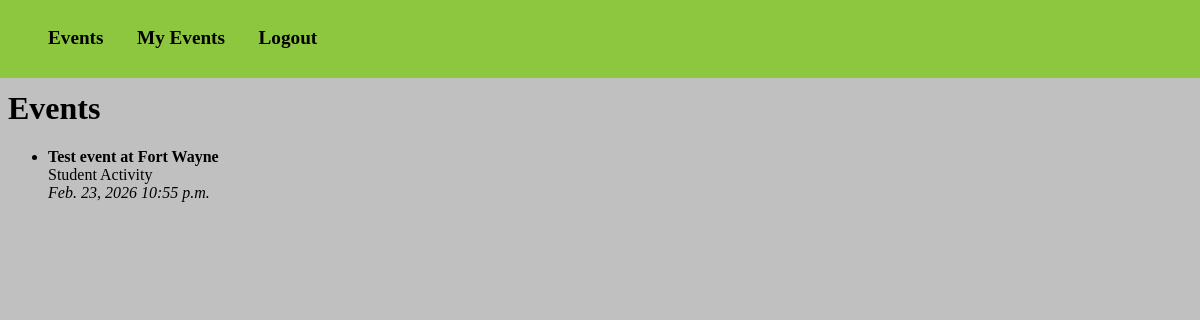
Before: /events/ (signed in) with the older database file.
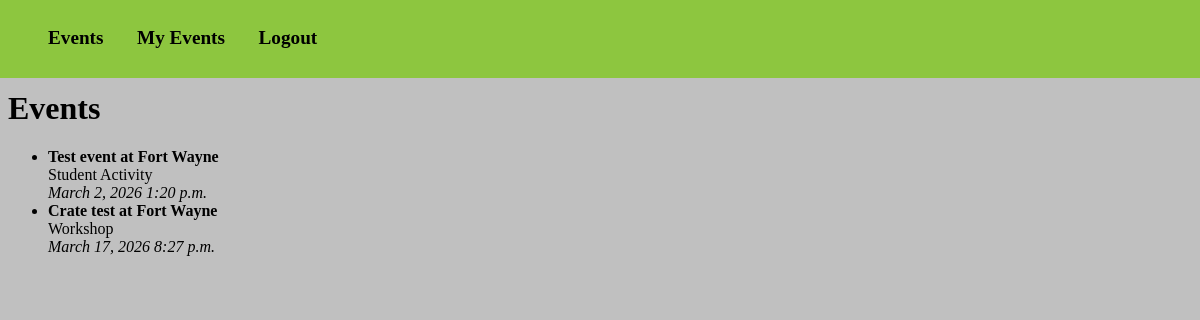
After: the same page with the newer database file.
### eventmanagment/models.py (models this page shows, shortened)
class Event(models.Model):
    CATEGORY_CHOICES = [
        ('meeting', 'Meeting'),
        ('workshop', 'Workshop'),
        ('activity', 'Student Activity'),
        ('conference', 'Conference'),
        ('', 'Seminar'),
        ('other', 'Other'),
    ]
    STATUS_CHOICES = [
        ('pending', 'Pending'),
        ('approved', 'Approved'),
        ('rejected', 'Rejected'),
        ('cancelled', 'Cancelled'),
    ]
    title = models.CharField(max_length=255)
    description = models.TextField()
    date = models.DateField()
    time = models.TimeField()
    location = models.CharField(max_length=255)
    category = models.CharField(max_length=20, choices=CATEGORY_CHOICES)
    organizer = models.CharField(max_length=255)
    capacity = models.IntegerField()
    status = models.CharField(max_length=10, choices=STATUS_CHOICES, default='pending')
    created_at = models.DateTimeField(auto_now_add=True)
    updated_at = models.DateTimeField(auto_now=True)

### eventmanagment/views.py (the view)
# urls.py: path('events/', views.events, name='events'),
def events(request):
    if 'user_id' not in request.session:
        return redirect('login')
    events = Event.objects.filter(status='approved').values()
    template = loader.get_template('events.html')
    user = User.objects.get(id=request.session.get('user_id'))
    context = {
        'events': events,
        'type': 'All',
        'role': user.role,
    }
    return HttpResponse(template.render(context, request))

### eventmanagment/templates/events.html (shortened to what this page needs)
{% extends "master.html" %}
{% block content %}
  {% if type == "All" %}
  <h1>Events</h1>
  {% elif type == "Pending" %}
  <h1>Pending Events</h1>
  {% elif type == "Registered" %}
  <h1>My Events</h1>
  {% endif %}
  {% if events %}
    <ul>
      {% for event in events %}
        <li>
          <b><a href="{% url 'details' id=event.id %}">{{ event.title }} at {{ event.location }}</a></b> <br>
          {% if event.category == "meeting" %}
            Meeting <br>
          {% elif event.category == "workshop" %}
            Workshop <br>
          {% elif event.category == "activity" %}
            Student Activity <br>
          {% elif event.category == "conference" %}
            Conference <br>
          {% elif event.category == "seminar" %}
            Seminar <br>
          {% elif event.category == "other" %}
            Other <br>
          {% endif %}
          <i>{{ event.date }} {{ event.time }}</i>
        </li>
      {% endfor %}
    </ul>
  {% else %}
    <p>No events found.</p>
  {% endif %}
{% endblock %}

### eventmanagment/templates/master.html (shortened to what this page needs)
{% load static %}
<!DOCTYPE html>
<html>
<head>
  <link rel="stylesheet" href="{% static 'stylesheet.css' %}">
</head>
<body>
  <nav>
    <ul>
      {% if 'user_id' in request.session %}
        <li><a href="{% url 'events' %}">Events</a></li>
        <li><a href="{% url 'registered' %}">My Events</a></li>
        <li><a href="{% url 'logout_user' %}">Logout</a></li>
      {% else %}
        <li><a href="{% url 'login' %}">Login</a></li>
      {% endif %}
    </ul>
  </nav>
{% block content %}
{% endblock %}
</body>
</html>

### eventmanagment/static/stylesheet.css (style rules this page uses)
body { background-color: #c0c0c0; font-family: verdana; }
nav { background-color: #8dc63f; padding:0.5em; margin: -0.5em; font-weight:bold; font-size:1.2em; }
nav ul { list-style-type: none; }
nav li { display: inline; margin-right: 1.5em; }
a { text-decoration:none; color: #000; }

Changed rows visible on the page:
changed Event "Test event": date "Feb. 23, 2026" → "March 2, 2026"; time "10:55 p.m." → "1:20 p.m."
added Event: title "Crate test", location "Fort Wayne", category "Workshop", date "March 17, 2026", time "8:27 p.m."
